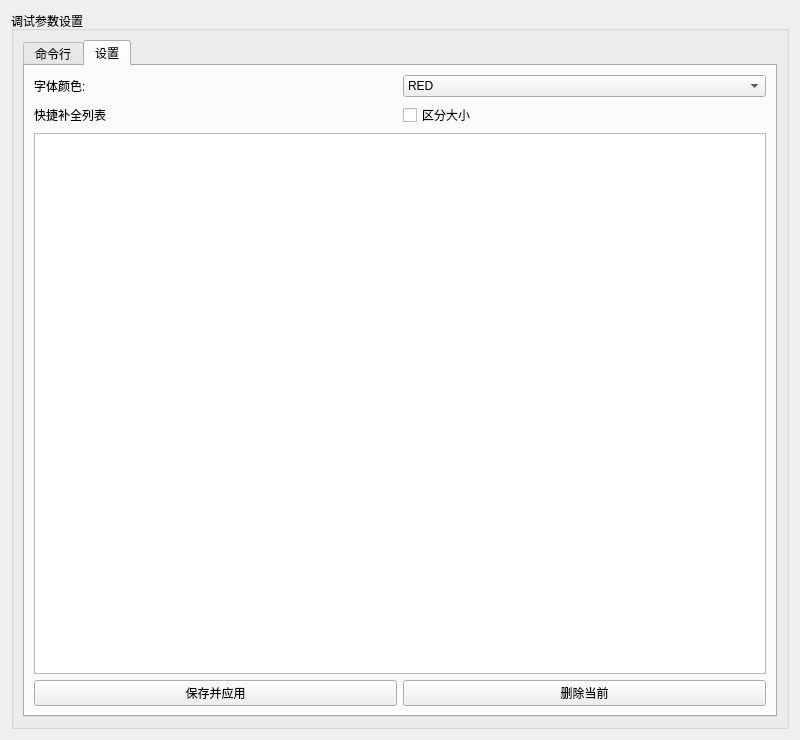
<?xml version="1.0" encoding="UTF-8"?>
<ui version="4.0">
 <class>debug_window</class>
 <widget class="QWidget" name="debug_window">
  <property name="geometry">
   <rect>
    <x>0</x>
    <y>0</y>
    <width>800</width>
    <height>740</height>
   </rect>
  </property>
  <property name="windowTitle">
   <string>Form</string>
  </property>
  <layout class="QGridLayout" name="gridLayout">
   <item row="0" column="0">
    <widget class="QGroupBox" name="debug_par_groupBox">
     <property name="title">
      <string>调试参数设置</string>
     </property>
     <layout class="QGridLayout" name="gridLayout_2">
      <item row="0" column="0">
       <widget class="QTabWidget" name="debug_tabWidget">
        <property name="currentIndex">
         <number>1</number>
        </property>
        <widget class="QWidget" name="tab_1">
         <attribute name="title">
          <string>命令行</string>
         </attribute>
         <layout class="QGridLayout" name="gridLayout_3">
          <item row="0" column="0">
           <widget class="QTextEdit" name="shell_textEdit"/>
          </item>
         </layout>
        </widget>
        <widget class="QWidget" name="tab_2">
         <attribute name="title">
          <string>设置</string>
         </attribute>
         <layout class="QGridLayout" name="gridLayout_4">
          <item row="1" column="1">
           <widget class="QCheckBox" name="case_sensitive_checkBox">
            <property name="text">
             <string>区分大小</string>
            </property>
           </widget>
          </item>
          <item row="0" column="0" colspan="2">
           <layout class="QHBoxLayout" name="horizontalLayout">
            <item>
             <widget class="QLabel" name="color_list_label">
              <property name="text">
               <string>字体颜色:</string>
              </property>
             </widget>
            </item>
            <item>
             <widget class="QComboBox" name="color_list_comboBox">
              <item>
               <property name="text">
                <string>RED</string>
               </property>
              </item>
              <item>
               <property name="text">
                <string>WHITE</string>
               </property>
              </item>
              <item>
               <property name="text">
                <string>BLUE</string>
               </property>
              </item>
              <item>
               <property name="text">
                <string>GREEN</string>
               </property>
              </item>
              <item>
               <property name="text">
                <string>YELLOW</string>
               </property>
              </item>
             </widget>
            </item>
           </layout>
          </item>
          <item row="3" column="0">
           <widget class="QPushButton" name="addquick_compelat_pushButton">
            <property name="text">
             <string>保存并应用</string>
            </property>
            <property name="shortcut">
             <string extracomment="应用快速补全Alt+S ">Alt+S</string>
            </property>
           </widget>
          </item>
          <item row="1" column="0">
           <widget class="QLabel" name="quick_compelatlist_lable">
            <property name="text">
             <string>快捷补全列表</string>
            </property>
           </widget>
          </item>
          <item row="3" column="1">
           <widget class="QPushButton" name="del_quick_compelat_pushButton">
            <property name="text">
             <string>删除当前</string>
            </property>
           </widget>
          </item>
          <item row="2" column="0" colspan="2">
           <widget class="QPlainTextEdit" name="quick_compleat_plainTextEdit">
            <property name="centerOnScroll">
             <bool>false</bool>
            </property>
           </widget>
          </item>
         </layout>
        </widget>
       </widget>
      </item>
     </layout>
    </widget>
   </item>
  </layout>
 </widget>
 <resources/>
 <connections/>
</ui>
